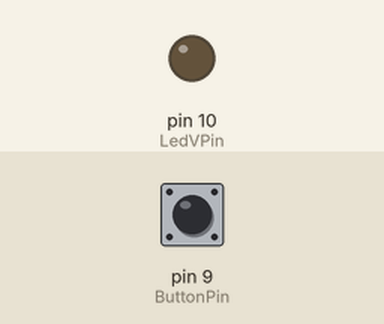
Simulated run of this sketch. Board: Arduino Uno, built with avr-gcc and run on an emulated ATmega328P. Shown: output pins drawn as LEDs (lit = HIGH). Dashed ring = blinking. Inputs (shaded band) come from the test bench; at power-on: pin 9 (ButtonPin) LOW.

Above: at 1.2 s.
1.3 s: pin 9 (ButtonPin) pulled HIGH for 1 s
At 1.55 s:
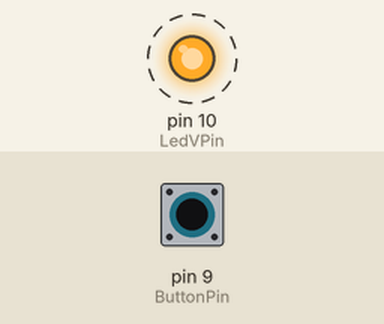
4.3 s: pin 9 (ButtonPin) pulled HIGH for 3.2 s
At 8.4 s:
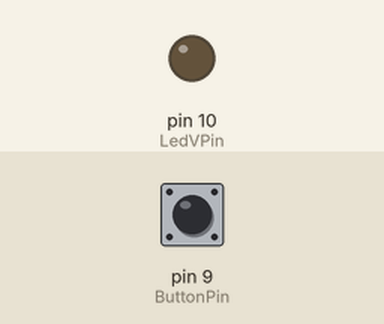
Timing chart, 0 to 9.9 s (numbered marks = the images above; inputs shaded):
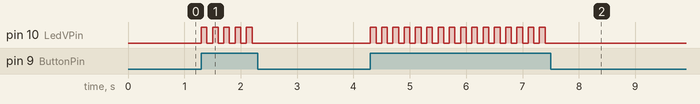

Measured:
- after the input at 1.3 s, pin 10 (LedVPin): alternates HIGH for 0.10 s and LOW for 0.10 s, 10 changes in all, then stays LOW, starting at once
- after the input at 4.3 s, pin 10 (LedVPin): alternates HIGH for 0.10 s and LOW for 0.10 s, 32 changes in all, then stays LOW, starting at once

The sketch:

ProjetOxymetre_Q1_comments.ino
```cpp
/*
  Objectif :
  Ce programme permet de contrôler l’état d’une LED verte à l’aide d’un bouton poussoir.
  À chaque pression du bouton, la LED change d’état : allumée si elle était éteinte, et inversement.

  Fonctions utilisées :
  - setup() : Initialise les broches et la communication série.
  - loop() : Gère la lecture du bouton et le changement d’état de la LED avec anti-rebond.

  Composants connectés :
  - LED verte connectée à la broche 10
  - Bouton poussoir connecté à la broche 9
*/

#define LedVPin 10   // Définition de la broche connectée à la LED verte
#define ButtonPin 9  // Définition de la broche connectée au bouton poussoir

bool EtatLed = 0;    // Variable représentant l'état actuel de la LED (0 = éteinte, 1 = allumée)

void setup() {
  pinMode(LedVPin, OUTPUT);    // Définir la broche de la LED comme une sortie
  pinMode(ButtonPin, INPUT);   // Définir la broche du bouton comme une entrée
  Serial.begin(9600);          // Initialiser la communication série à 9600 bauds pour debug
}

void loop() {
  int ButtonVal = digitalRead(ButtonPin);  // Lire l'état du bouton (0 ou 1)

  // Si le bouton est appuyé (1) et que la LED est actuellement éteinte
  if(ButtonVal == 1 && EtatLed == 0){
    digitalWrite(LedVPin, HIGH);  // Allumer la LED
    EtatLed = 1;                  // Mettre à jour l'état de la LED
    delay(100);                   // Anti-rebond : attendre un court instant
  }

  // Si le bouton est appuyé et que la LED est actuellement allumée
  else if(ButtonVal == 1 && EtatLed == 1){
    digitalWrite(LedVPin, LOW);   // Éteindre la LED
    EtatLed = 0;                  // Mettre à jour l'état de la LED
    delay(100);                   // Anti-rebond
  }
}
```
